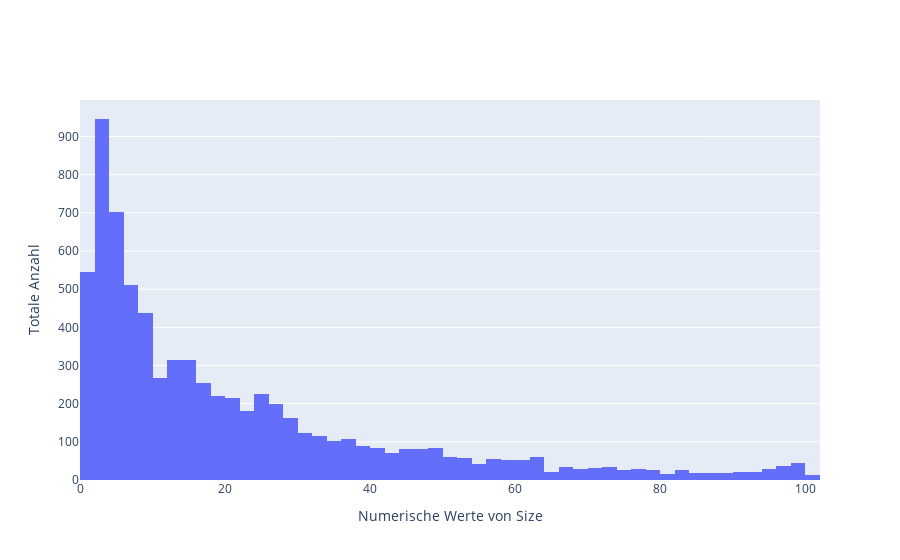

Here is the notebook cell this chart was saved with:
### Code cell
data = [
    go.Histogram( x = only_numeric_values['Size'])
    ]

fig = go.Figure(data)
fig.update_xaxes(title_text='Numerische Werte von Size')
fig.update_yaxes(title_text='Totale Anzahl')
fig.show()

### Figure 1 — Plotly figure (JSON) as saved in the notebook; plotly's stock layout.template omitted (floating-point values rounded to 4 significant figures; data arrays with more than 128 entries replaced by an {"elided": "..."} marker saying what was removed)
{"data": [{"type": "histogram", "x": {"elided": "7304 float values"}}], "layout": {"xaxis": {"title": {"text": "Numerische Werte von Size"}}, "yaxis": {"title": {"text": "Totale Anzahl"}}}}
